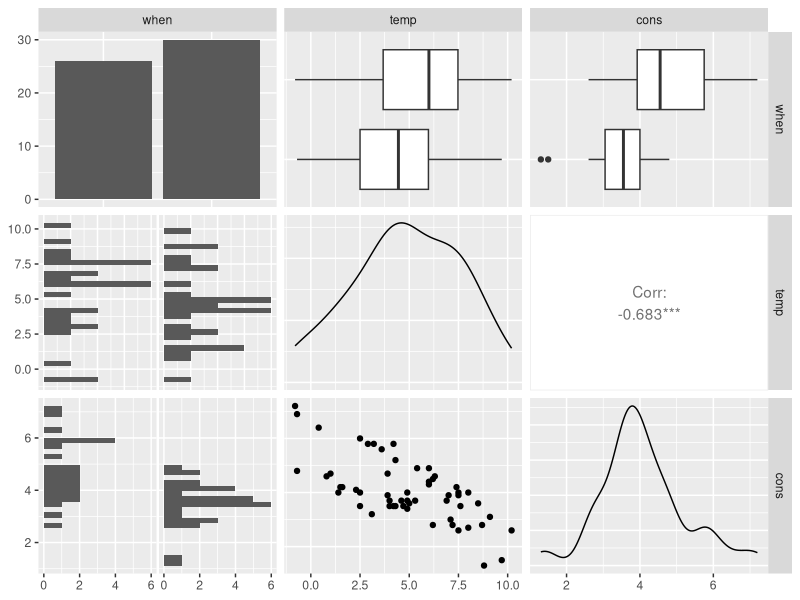
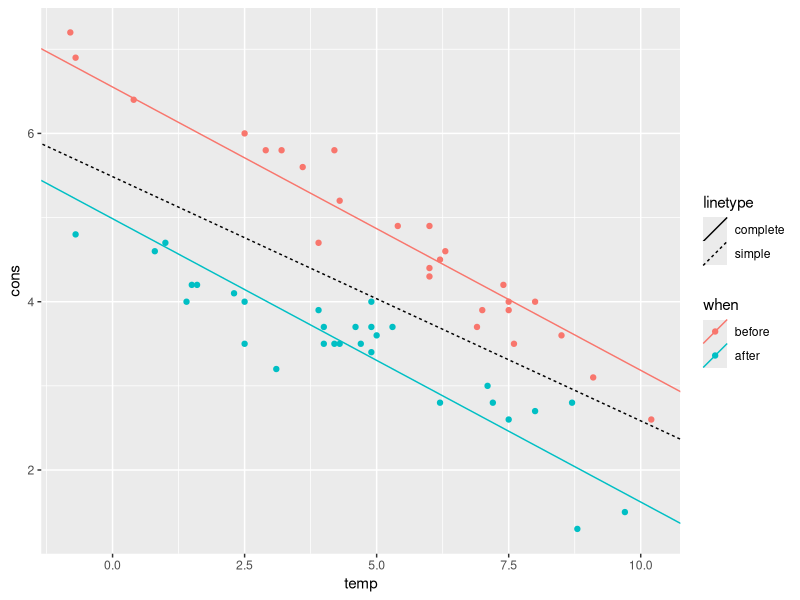
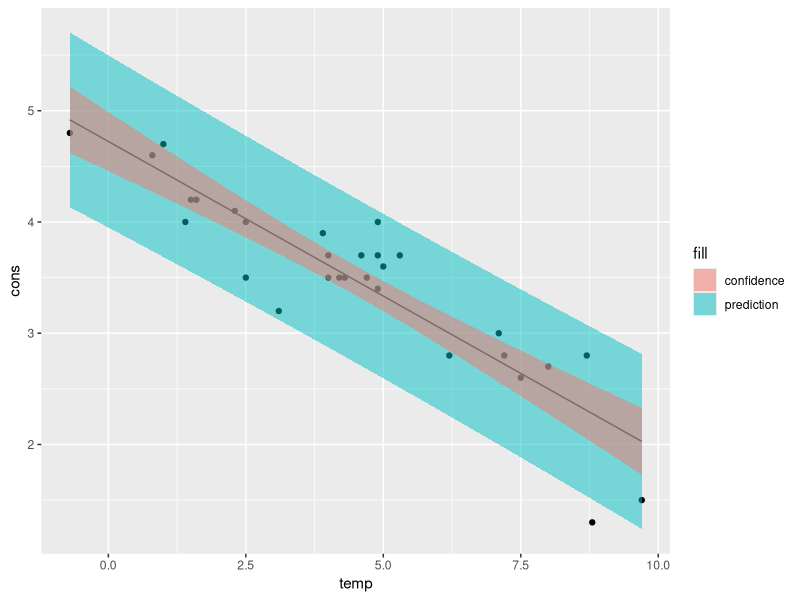

The R source for these figures, in order:
## ---- chunk 1
col_factor <- readr::col_factor
## ---- chunk 2
library(dplyr)
library(readr)
# read the dataset
insulate <- read_csv("./datasets/insulate.csv", col_types = cols(
  when = col_factor(),
  temp = col_double(),
  cons = col_double()
))
insulate
## ---- chunk 3
# plot (pair plot)
library(GGally)
ggpairs(insulate)
## ---- chunk 4
simple_lm <- lm(cons ~ temp, data = insulate)
summary(simple_lm)
additive_lm <- lm(cons ~ ., data = insulate)
summary(additive_lm)
## ---- chunk 5
ggplot() +
  geom_point(data = insulate, aes(temp, cons, color = when)) +
  geom_abline(mapping = aes(linetype = "simple", intercept = simple_lm$coefficients[1], slope = simple_lm$coefficients[2])) +
  geom_abline(mapping = aes(
    linetype = "complete", color = c("after", "before"),
    intercept = c(
      additive_lm$coefficients[1] + additive_lm$coefficients[2],
      additive_lm$coefficients[1]
    ),
    slope = additive_lm$coefficients[3]
  ))
## ---- chunk 6
interact_lm <- lm(cons ~ when * temp, data = insulate)
summary(interact_lm)
## ---- chunk 7
anova(additive_lm, interact_lm)
## ---- chunk 8
AIC(additive_lm, interact_lm)
## ---- chunk 9
# compute RMS
e <- interact_lm$residuals
n <- nrow(insulate)
p <- length(interact_lm$coefficients)
rms <- t(e) %*% e / (n - p)

library(tibble)
# x_f with dummy variables:
# intercept whenafter   temp  whenafter:temp
# 1         0 (before)  5.8   0 (0 * 5.8)
x_f <- c(1, 0, 5.8, 0)
yhat_f <- x_f %*% interact_lm$coefficients
# note: there are several ways of getting yhat_f
# another way is to use `predict` with x_f not "dummyfied"

# get dummy x matrix
x <- with(insulate, model.matrix(~ when * temp))

# compute above formula
alpha <- .05 # level
delta <- qt(1 - (alpha / 2), df = n - p) * sqrt(rms * (1 + t(x_f) %*% solve(t(x) %*% x) %*% x_f))
lwr <- yhat_f - delta
upr <- yhat_f + delta
pred_interval <- data.frame(fit = yhat_f, lwr = lwr, upr = upr)
pred_interval
## ---- chunk 10
# check that computations are correct
x_f0 <- tibble(when = "before", temp = 5.8) # plain newdata row
predict(interact_lm, newdata = x_f0, interval = "prediction")
## ---- chunk 11
predict(interact_lm, newdata = x_f0, interval = "confidence")
## ---- chunk 12
# build x grid
after_insulate <-
  insulate %>%
  dplyr::filter(when == "after") %>%
  dplyr::select(-when)

# fit a simple model
after_simple_lm <- lm(cons ~ temp, data = after_insulate)

# build a vector of new data spanning the whole temp support
new_x <- tibble(temp = seq(min(after_insulate$temp), max(after_insulate$temp), by = 0.05))

# find confidence and prediction intervals for all of the range elements
# and change the column names to make them distinguishable
new_pred <- predict(after_simple_lm, newdata = new_x, interval = "prediction") %>%
  as_tibble() %>%
  rename_with(~ paste(.x, "pred", sep = "_")) #
new_conf <- predict(after_simple_lm, newdata = new_x, interval = "confidence") %>%
  as_tibble() %>%
  rename_with(~ paste(.x, "conf", sep = "_"))

# join the two interval details
new_data <- bind_cols(new_x, new_pred, new_conf)

ggplot() +
  geom_point(aes(temp, cons), data = after_insulate) + # scatter plot
  geom_line(aes(temp, fit_conf), data = new_data) + # regression line
  geom_ribbon(aes(temp, ymin = lwr_pred, ymax = upr_pred, fill = "prediction"),
    data = new_data, alpha = .5
  ) + # pred intervals
  geom_ribbon(aes(temp, ymin = lwr_conf, ymax = upr_conf, fill = "confidence"),
    data = new_data, alpha = .5
  ) # conf intervals
